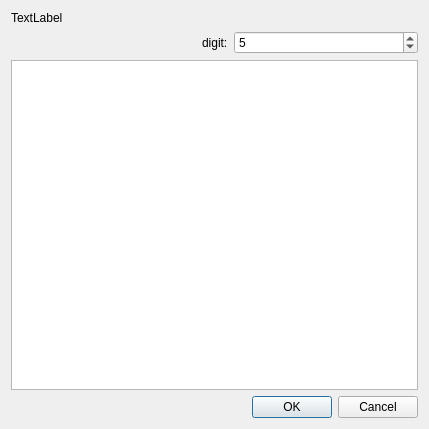
<?xml version="1.0" encoding="UTF-8"?>
<ui version="4.0">
 <class>CatalogViewSettingDialog</class>
 <widget class="QDialog" name="CatalogViewSettingDialog">
  <property name="geometry">
   <rect>
    <x>0</x>
    <y>0</y>
    <width>429</width>
    <height>429</height>
   </rect>
  </property>
  <property name="windowTitle">
   <string>Dialog</string>
  </property>
  <layout class="QGridLayout" name="gridLayout">
   <item row="1" column="1">
    <widget class="QLabel" name="label">
     <property name="sizePolicy">
      <sizepolicy hsizetype="Fixed" vsizetype="Preferred">
       <horstretch>0</horstretch>
       <verstretch>0</verstretch>
      </sizepolicy>
     </property>
     <property name="text">
      <string>digit:</string>
     </property>
    </widget>
   </item>
   <item row="3" column="2">
    <widget class="QDialogButtonBox" name="buttonBox">
     <property name="orientation">
      <enum>Qt::Horizontal</enum>
     </property>
     <property name="standardButtons">
      <set>QDialogButtonBox::Cancel|QDialogButtonBox::Ok</set>
     </property>
    </widget>
   </item>
   <item row="1" column="2">
    <widget class="QSpinBox" name="spinBox_Digit">
     <property name="minimum">
      <number>1</number>
     </property>
     <property name="value">
      <number>5</number>
     </property>
    </widget>
   </item>
   <item row="1" column="0">
    <spacer name="horizontalSpacer">
     <property name="orientation">
      <enum>Qt::Horizontal</enum>
     </property>
     <property name="sizeHint" stdset="0">
      <size>
       <width>40</width>
       <height>20</height>
      </size>
     </property>
    </spacer>
   </item>
   <item row="0" column="0" colspan="3">
    <widget class="QLabel" name="label_Description">
     <property name="text">
      <string>TextLabel</string>
     </property>
    </widget>
   </item>
   <item row="2" column="0" colspan="3">
    <widget class="QListWidget" name="listWidget_PropertyNames"/>
   </item>
  </layout>
 </widget>
 <resources/>
 <connections>
  <connection>
   <sender>buttonBox</sender>
   <signal>accepted()</signal>
   <receiver>CatalogViewSettingDialog</receiver>
   <slot>accept()</slot>
   <hints>
    <hint type="sourcelabel">
     <x>248</x>
     <y>254</y>
    </hint>
    <hint type="destinationlabel">
     <x>157</x>
     <y>274</y>
    </hint>
   </hints>
  </connection>
  <connection>
   <sender>buttonBox</sender>
   <signal>rejected()</signal>
   <receiver>CatalogViewSettingDialog</receiver>
   <slot>reject()</slot>
   <hints>
    <hint type="sourcelabel">
     <x>316</x>
     <y>260</y>
    </hint>
    <hint type="destinationlabel">
     <x>286</x>
     <y>274</y>
    </hint>
   </hints>
  </connection>
 </connections>
</ui>
